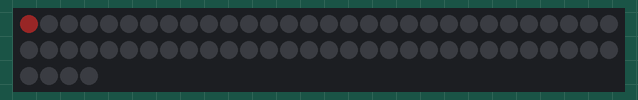
Bench run of a sketch on a simulated Arduino Uno, built with avr-gcc and run on an emulated ATmega328P. On the bench: 64 RGB LEDs in strip order, left to right, continuing on the next row. Dim RGB values are drawn brighter than linear.

Above: at 0.05 s.
At 1.59 s:
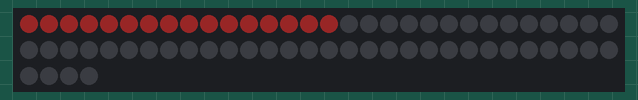
At 3.23 s:
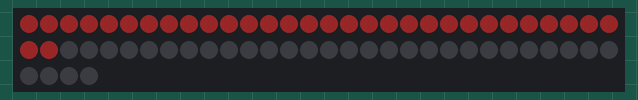
At 6.52 s:
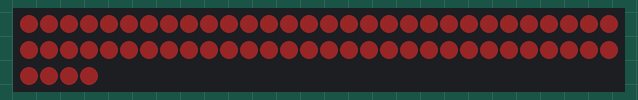
At 9.29 s:
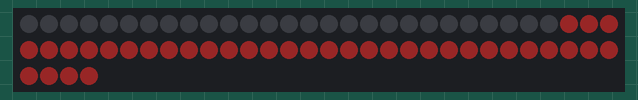
At 12.06 s:
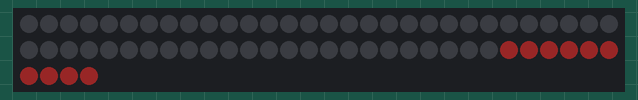

The sketch:

Neo_5.ino
```cpp
#include <Adafruit_NeoPixel.h>

Adafruit_NeoPixel strip(64, 6);

int pixel = 0;

void setup() {
strip.begin();
strip.clear();
strip.setBrightness(30);
}


void loop() {
 for(int i = 0; i <strip.numPixels(); i++){

    strip.setPixelColor(i, 200,50,50);
   strip.show();
    delay(100);

   }

   for(int i = 0; i <strip.numPixels(); i++){

    strip.setPixelColor(i, 0,0,0);
   strip.show();
    delay(100);

   }


}
```

Measured:
- by itself, everything shown: repeats every 13.1 s, in 128 steps
